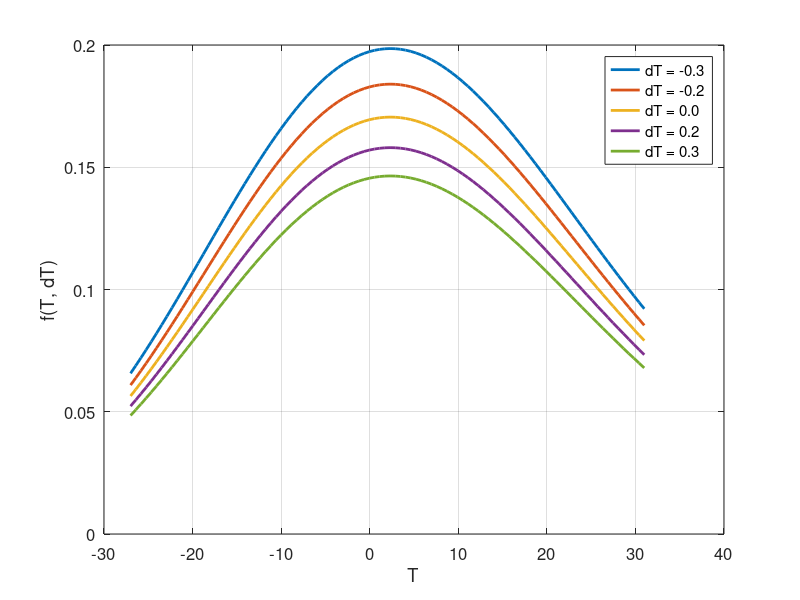

Source code (MATLAB):
clc;
clear;
close all;

% T 的取值范围
T = linspace(-27, 31, 100);

% 固定的不同 dT 值
dT_values = [-10/30, -5/30, 0/30, 5/30, 10/30];

% 创建图像
figure;
hold on;
grid on;
box on;

% 对每个固定 dT 计算函数值
for i = 1:length(dT_values)
    
    dT = dT_values(i);
    
    y = exp(1.0408957382.*(0.0000057972.*T.^3-0.0011048007.*T.^2+0.0050645368.*T-0.4386011040.*dT+0.1641361835))./7;
    
    plot(T, y, 'LineWidth', 2, ...
        'DisplayName', sprintf('dT = %.1f', dT));
end

% 坐标轴设置
xlabel('T');
ylabel('f(T, dT)');


% 显示图例
legend('Location', 'best');

% 字体设置
set(gca, 'FontSize', 12);
